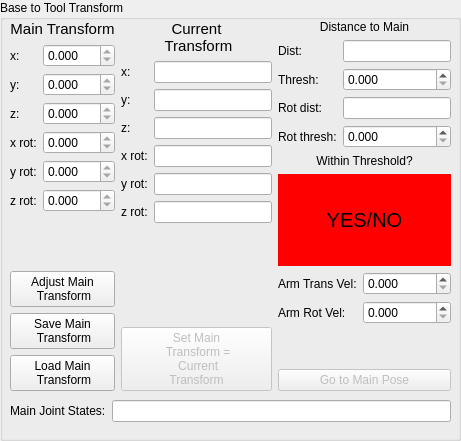
   <widget class="QGroupBox" name="groupBox_4">
    <property name="geometry">
     <rect>
      <x>10</x>
      <y>490</y>
      <width>461</width>
      <height>441</height>
     </rect>
    </property>
    <property name="title">
     <string>Base to Tool Transform</string>
    </property>
    <widget class="QWidget" name="horizontalLayoutWidget">
     <property name="geometry">
      <rect>
       <x>10</x>
       <y>20</y>
       <width>441</width>
       <height>371</height>
      </rect>
     </property>
     <layout class="QHBoxLayout" name="horizontalLayout">
      <item>
       <layout class="QVBoxLayout" name="verticalLayout">
        <item>
         <widget class="QLabel" name="label">
          <property name="sizePolicy">
           <sizepolicy hsizetype="Preferred" vsizetype="Maximum">
            <horstretch>0</horstretch>
            <verstretch>0</verstretch>
           </sizepolicy>
          </property>
          <property name="font">
           <font>
            <pointsize>11</pointsize>
           </font>
          </property>
          <property name="text">
           <string>Main Transform</string>
          </property>
          <property name="alignment">
           <set>Qt::AlignCenter</set>
          </property>
         </widget>
        </item>
        <item>
         <layout class="QFormLayout" name="formLayout_4">
          <property name="fieldGrowthPolicy">
           <enum>QFormLayout::AllNonFixedFieldsGrow</enum>
          </property>
          <item row="0" column="0">
           <widget class="QLabel" name="label_11">
            <property name="text">
             <string>x:</string>
            </property>
           </widget>
          </item>
          <item row="0" column="1">
           <widget class="QDoubleSpinBox" name="bt_main_trans_x">
            <property name="readOnly">
             <bool>true</bool>
            </property>
            <property name="decimals">
             <number>3</number>
            </property>
            <property name="minimum">
             <double>-99.998999999999995</double>
            </property>
            <property name="maximum">
             <double>99.998999999999995</double>
            </property>
            <property name="singleStep">
             <double>0.001000000000000</double>
            </property>
           </widget>
          </item>
          <item row="1" column="0">
           <widget class="QLabel" name="label_14">
            <property name="text">
             <string>y:</string>
            </property>
           </widget>
          </item>
          <item row="1" column="1">
           <widget class="QDoubleSpinBox" name="bt_main_trans_y">
            <property name="readOnly">
             <bool>true</bool>
            </property>
            <property name="decimals">
             <number>3</number>
            </property>
            <property name="minimum">
             <double>-99.998999999999995</double>
            </property>
            <property name="maximum">
             <double>99.998999999999995</double>
            </property>
            <property name="singleStep">
             <double>0.001000000000000</double>
            </property>
           </widget>
          </item>
          <item row="2" column="0">
           <widget class="QLabel" name="label_15">
            <property name="text">
             <string>z:</string>
            </property>
           </widget>
          </item>
          <item row="2" column="1">
           <widget class="QDoubleSpinBox" name="bt_main_trans_z">
            <property name="readOnly">
             <bool>true</bool>
            </property>
            <property name="decimals">
             <number>3</number>
            </property>
            <property name="minimum">
             <double>-99.998999999999995</double>
            </property>
            <property name="maximum">
             <double>99.998999999999995</double>
            </property>
            <property name="singleStep">
             <double>0.001000000000000</double>
            </property>
           </widget>
          </item>
          <item row="3" column="0">
           <widget class="QLabel" name="label_16">
            <property name="text">
             <string>x rot:</string>
            </property>
           </widget>
          </item>
          <item row="3" column="1">
           <widget class="QDoubleSpinBox" name="bt_main_trans_x_rot">
            <property name="readOnly">
             <bool>true</bool>
            </property>
            <property name="decimals">
             <number>3</number>
            </property>
            <property name="minimum">
             <double>-3.141000000000000</double>
            </property>
            <property name="maximum">
             <double>3.141000000000000</double>
            </property>
            <property name="singleStep">
             <double>0.001000000000000</double>
            </property>
           </widget>
          </item>
          <item row="4" column="0">
           <widget class="QLabel" name="label_17">
            <property name="text">
             <string>y rot:</string>
            </property>
           </widget>
          </item>
          <item row="4" column="1">
           <widget class="QDoubleSpinBox" name="bt_main_trans_y_rot">
            <property name="readOnly">
             <bool>true</bool>
            </property>
            <property name="decimals">
             <number>3</number>
            </property>
            <property name="minimum">
             <double>-3.141000000000000</double>
            </property>
            <property name="maximum">
             <double>3.141000000000000</double>
            </property>
            <property name="singleStep">
             <double>0.001000000000000</double>
            </property>
           </widget>
          </item>
          <item row="5" column="0">
           <widget class="QLabel" name="label_18">
            <property name="text">
             <string>z rot:</string>
            </property>
           </widget>
          </item>
          <item row="5" column="1">
           <widget class="QDoubleSpinBox" name="bt_main_trans_z_rot">
            <property name="readOnly">
             <bool>true</bool>
            </property>
            <property name="decimals">
             <number>3</number>
            </property>
            <property name="minimum">
             <double>-3.141000000000000</double>
            </property>
            <property name="maximum">
             <double>3.141000000000000</double>
            </property>
            <property name="singleStep">
             <double>0.001000000000000</double>
            </property>
           </widget>
          </item>
         </layout>
        </item>
        <item>
         <widget class="QPushButton" name="adjust_main_bt_trans">
          <property name="text">
           <string>Adjust Main 
 Transform</string>
          </property>
          <property name="checkable">
           <bool>true</bool>
          </property>
         </widget>
        </item>
        <item>
         <widget class="QPushButton" name="bt_main_trans_save">
          <property name="text">
           <string>Save Main 
 Transform</string>
          </property>
         </widget>
        </item>
        <item>
         <widget class="QPushButton" name="bt_main_trans_load">
          <property name="text">
           <string>Load Main 
 Transform</string>
          </property>
         </widget>
        </item>
       </layout>
      </item>
      <item>
       <layout class="QVBoxLayout" name="verticalLayout_4">
        <item>
         <widget class="QLabel" name="label_2">
          <property name="sizePolicy">
           <sizepolicy hsizetype="Preferred" vsizetype="Maximum">
            <horstretch>0</horstretch>
            <verstretch>0</verstretch>
           </sizepolicy>
          </property>
          <property name="font">
           <font>
            <pointsize>11</pointsize>
           </font>
          </property>
          <property name="text">
           <string>Current 
 Transform</string>
          </property>
          <property name="alignment">
           <set>Qt::AlignCenter</set>
          </property>
         </widget>
        </item>
        <item>
         <layout class="QFormLayout" name="formLayout_6">
          <property name="fieldGrowthPolicy">
           <enum>QFormLayout::AllNonFixedFieldsGrow</enum>
          </property>
          <item row="0" column="0">
           <widget class="QLabel" name="label_19">
            <property name="text">
             <string>x:</string>
            </property>
           </widget>
          </item>
          <item row="0" column="1">
           <widget class="QLineEdit" name="x_arm_actual_line"/>
          </item>
          <item row="1" column="0">
           <widget class="QLabel" name="label_20">
            <property name="text">
             <string>y:</string>
            </property>
           </widget>
          </item>
          <item row="1" column="1">
           <widget class="QLineEdit" name="y_arm_actual_line"/>
          </item>
          <item row="2" column="0">
           <widget class="QLabel" name="label_21">
            <property name="text">
             <string>z:</string>
            </property>
           </widget>
          </item>
          <item row="2" column="1">
           <widget class="QLineEdit" name="z_arm_actual_line"/>
          </item>
          <item row="3" column="0">
           <widget class="QLabel" name="label_22">
            <property name="text">
             <string>x rot:</string>
            </property>
           </widget>
          </item>
          <item row="3" column="1">
           <widget class="QLineEdit" name="x_rot_arm_actual_line"/>
          </item>
          <item row="4" column="0">
           <widget class="QLabel" name="label_23">
            <property name="text">
             <string>y rot:</string>
            </property>
           </widget>
          </item>
          <item row="4" column="1">
           <widget class="QLineEdit" name="y_rot_arm_actual_line"/>
          </item>
          <item row="5" column="0">
           <widget class="QLabel" name="label_24">
            <property name="text">
             <string>z rot:</string>
            </property>
           </widget>
          </item>
          <item row="5" column="1">
           <widget class="QLineEdit" name="z_rot_arm_actual_line"/>
          </item>
         </layout>
        </item>
        <item>
         <widget class="QPushButton" name="main_bt_trans_to_current">
          <property name="enabled">
           <bool>false</bool>
          </property>
          <property name="text">
           <string>Set Main 
 Transform = 
 Current 
Transform</string>
          </property>
         </widget>
        </item>
       </layout>
      </item>
      <item>
       <layout class="QVBoxLayout" name="verticalLayout_6">
        <item>
         <widget class="QLabel" name="label_25">
          <property name="sizePolicy">
           <sizepolicy hsizetype="Preferred" vsizetype="Maximum">
            <horstretch>0</horstretch>
            <verstretch>0</verstretch>
           </sizepolicy>
          </property>
          <property name="text">
           <string>Distance to Main</string>
          </property>
          <property name="alignment">
           <set>Qt::AlignCenter</set>
          </property>
         </widget>
        </item>
        <item>
         <layout class="QFormLayout" name="formLayout_5">
          <property name="fieldGrowthPolicy">
           <enum>QFormLayout::AllNonFixedFieldsGrow</enum>
          </property>
          <item row="0" column="0">
           <widget class="QLabel" name="label_26">
            <property name="text">
             <string>Dist:</string>
            </property>
           </widget>
          </item>
          <item row="1" column="0">
           <widget class="QLabel" name="label_27">
            <property name="text">
             <string>Thresh:</string>
            </property>
           </widget>
          </item>
          <item row="1" column="1">
           <widget class="QDoubleSpinBox" name="arm_to_main_thresh">
            <property name="decimals">
             <number>3</number>
            </property>
            <property name="singleStep">
             <double>0.001000000000000</double>
            </property>
           </widget>
          </item>
          <item row="2" column="0">
           <widget class="QLabel" name="label_29">
            <property name="text">
             <string>Rot dist:</string>
            </property>
           </widget>
          </item>
          <item row="2" column="1">
           <widget class="QLineEdit" name="rot_dist_arm_to_main_line"/>
          </item>
          <item row="3" column="0">
           <widget class="QLabel" name="label_30">
            <property name="text">
             <string>Rot thresh:</string>
            </property>
           </widget>
          </item>
          <item row="3" column="1">
           <widget class="QDoubleSpinBox" name="rot_arm_to_main_thresh">
            <property name="decimals">
             <number>3</number>
            </property>
            <property name="maximum">
             <double>3.141000000000000</double>
            </property>
            <property name="singleStep">
             <double>0.001000000000000</double>
            </property>
           </widget>
          </item>
          <item row="0" column="1">
           <widget class="QLineEdit" name="dist_arm_to_main_line"/>
          </item>
         </layout>
        </item>
        <item>
         <widget class="QLabel" name="label_28">
          <property name="sizePolicy">
           <sizepolicy hsizetype="Preferred" vsizetype="Maximum">
            <horstretch>0</horstretch>
            <verstretch>0</verstretch>
           </sizepolicy>
          </property>
          <property name="text">
           <string>Within Threshold?</string>
          </property>
          <property name="alignment">
           <set>Qt::AlignCenter</set>
          </property>
         </widget>
        </item>
        <item>
         <widget class="QLabel" name="arm_thresh_label">
          <property name="sizePolicy">
           <sizepolicy hsizetype="Preferred" vsizetype="Preferred">
            <horstretch>0</horstretch>
            <verstretch>0</verstretch>
           </sizepolicy>
          </property>
          <property name="minimumSize">
           <size>
            <width>0</width>
            <height>70</height>
           </size>
          </property>
          <property name="font">
           <font>
            <pointsize>15</pointsize>
           </font>
          </property>
          <property name="autoFillBackground">
           <bool>false</bool>
          </property>
          <property name="styleSheet">
           <string notr="true">QLabel { background-color : red; color : black; }</string>
          </property>
          <property name="text">
           <string>YES/NO</string>
          </property>
          <property name="alignment">
           <set>Qt::AlignCenter</set>
          </property>
         </widget>
        </item>
        <item>
         <layout class="QFormLayout" name="formLayout_8">
          <item row="0" column="0">
           <widget class="QLabel" name="label_31">
            <property name="text">
             <string>Arm Trans Vel:</string>
            </property>
           </widget>
          </item>
          <item row="0" column="1">
           <widget class="QDoubleSpinBox" name="arm_go_to_main_trans_vel">
            <property name="decimals">
             <number>3</number>
            </property>
            <property name="maximum">
             <double>1.000000000000000</double>
            </property>
            <property name="singleStep">
             <double>0.010000000000000</double>
            </property>
           </widget>
          </item>
          <item row="1" column="0">
           <widget class="QLabel" name="label_35">
            <property name="text">
             <string>Arm Rot Vel:</string>
            </property>
           </widget>
          </item>
          <item row="1" column="1">
           <widget class="QDoubleSpinBox" name="arm_go_to_main_rot_vel">
            <property name="decimals">
             <number>3</number>
            </property>
            <property name="maximum">
             <double>3.000000000000000</double>
            </property>
            <property name="singleStep">
             <double>0.001000000000000</double>
            </property>
           </widget>
          </item>
         </layout>
        </item>
        <item>
         <widget class="QPushButton" name="move_to_main_arm_pose">
          <property name="enabled">
           <bool>false</bool>
          </property>
          <property name="sizePolicy">
           <sizepolicy hsizetype="Minimum" vsizetype="Maximum">
            <horstretch>0</horstretch>
            <verstretch>0</verstretch>
           </sizepolicy>
          </property>
          <property name="minimumSize">
           <size>
            <width>0</width>
            <height>0</height>
           </size>
          </property>
          <property name="text">
           <string>Go to Main Pose</string>
          </property>
         </widget>
        </item>
       </layout>
      </item>
     </layout>
    </widget>
    <widget class="QWidget" name="formLayoutWidget_4">
     <property name="geometry">
      <rect>
       <x>10</x>
       <y>400</y>
       <width>441</width>
       <height>31</height>
      </rect>
     </property>
     <layout class="QFormLayout" name="formLayout_13">
      <item row="0" column="0">
       <widget class="QLabel" name="label_47">
        <property name="text">
         <string>Main Joint States:</string>
        </property>
       </widget>
      </item>
      <item row="0" column="1">
       <widget class="QLineEdit" name="bt_main_joint_angles_line">
        <property name="readOnly">
         <bool>true</bool>
        </property>
       </widget>
      </item>
     </layout>
    </widget>
   </widget>
